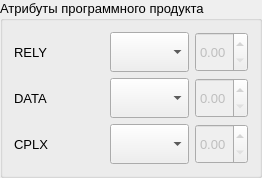
        <widget class="QGroupBox" name="gbSW">
         <property name="font">
          <font>
           <pointsize>10</pointsize>
          </font>
         </property>
         <property name="title">
          <string>Атрибуты программного продукта</string>
         </property>
         <layout class="QGridLayout" name="gridLayout">
          <item row="2" column="2">
           <widget class="QDoubleSpinBox" name="dsbCPLX">
            <property name="enabled">
             <bool>false</bool>
            </property>
            <property name="sizePolicy">
             <sizepolicy hsizetype="Preferred" vsizetype="Preferred">
              <horstretch>0</horstretch>
              <verstretch>0</verstretch>
             </sizepolicy>
            </property>
            <property name="minimumSize">
             <size>
              <width>0</width>
              <height>40</height>
             </size>
            </property>
            <property name="maximumSize">
             <size>
              <width>16777215</width>
              <height>40</height>
             </size>
            </property>
            <property name="maximum">
             <double>2.000000000000000</double>
            </property>
            <property name="singleStep">
             <double>0.050000000000000</double>
            </property>
           </widget>
          </item>
          <item row="1" column="1">
           <widget class="QComboBox" name="cbDATA">
            <property name="sizePolicy">
             <sizepolicy hsizetype="Preferred" vsizetype="Minimum">
              <horstretch>0</horstretch>
              <verstretch>0</verstretch>
             </sizepolicy>
            </property>
            <property name="minimumSize">
             <size>
              <width>0</width>
              <height>40</height>
             </size>
            </property>
            <property name="maximumSize">
             <size>
              <width>16777215</width>
              <height>40</height>
             </size>
            </property>
           </widget>
          </item>
          <item row="1" column="0">
           <widget class="QLabel" name="lblDATA">
            <property name="sizePolicy">
             <sizepolicy hsizetype="Fixed" vsizetype="Preferred">
              <horstretch>0</horstretch>
              <verstretch>0</verstretch>
             </sizepolicy>
            </property>
            <property name="minimumSize">
             <size>
              <width>90</width>
              <height>40</height>
             </size>
            </property>
            <property name="maximumSize">
             <size>
              <width>90</width>
              <height>40</height>
             </size>
            </property>
            <property name="toolTip">
             <string>&lt;html&gt;&lt;head/&gt;&lt;body&gt;&lt;p&gt;Размер базы данных&lt;/p&gt;&lt;/body&gt;&lt;/html&gt;</string>
            </property>
            <property name="text">
             <string>DATA</string>
            </property>
           </widget>
          </item>
          <item row="0" column="2">
           <widget class="QDoubleSpinBox" name="dsbRELY">
            <property name="enabled">
             <bool>false</bool>
            </property>
            <property name="sizePolicy">
             <sizepolicy hsizetype="Preferred" vsizetype="Preferred">
              <horstretch>0</horstretch>
              <verstretch>0</verstretch>
             </sizepolicy>
            </property>
            <property name="minimumSize">
             <size>
              <width>0</width>
              <height>40</height>
             </size>
            </property>
            <property name="maximumSize">
             <size>
              <width>16777215</width>
              <height>40</height>
             </size>
            </property>
            <property name="maximum">
             <double>2.000000000000000</double>
            </property>
            <property name="singleStep">
             <double>0.050000000000000</double>
            </property>
           </widget>
          </item>
          <item row="0" column="0">
           <widget class="QLabel" name="lblRELY">
            <property name="sizePolicy">
             <sizepolicy hsizetype="Fixed" vsizetype="Preferred">
              <horstretch>0</horstretch>
              <verstretch>0</verstretch>
             </sizepolicy>
            </property>
            <property name="minimumSize">
             <size>
              <width>90</width>
              <height>40</height>
             </size>
            </property>
            <property name="maximumSize">
             <size>
              <width>90</width>
              <height>40</height>
             </size>
            </property>
            <property name="toolTip">
             <string>&lt;html&gt;&lt;head/&gt;&lt;body&gt;&lt;p&gt;Требуемая надежность&lt;/p&gt;&lt;/body&gt;&lt;/html&gt;</string>
            </property>
            <property name="text">
             <string>RELY</string>
            </property>
           </widget>
          </item>
          <item row="0" column="1">
           <widget class="QComboBox" name="cbRELY">
            <property name="sizePolicy">
             <sizepolicy hsizetype="Preferred" vsizetype="Minimum">
              <horstretch>0</horstretch>
              <verstretch>0</verstretch>
             </sizepolicy>
            </property>
            <property name="minimumSize">
             <size>
              <width>0</width>
              <height>40</height>
             </size>
            </property>
            <property name="maximumSize">
             <size>
              <width>16777215</width>
              <height>40</height>
             </size>
            </property>
           </widget>
          </item>
          <item row="2" column="0">
           <widget class="QLabel" name="lblCPLX">
            <property name="sizePolicy">
             <sizepolicy hsizetype="Fixed" vsizetype="Preferred">
              <horstretch>0</horstretch>
              <verstretch>0</verstretch>
             </sizepolicy>
            </property>
            <property name="minimumSize">
             <size>
              <width>90</width>
              <height>40</height>
             </size>
            </property>
            <property name="maximumSize">
             <size>
              <width>90</width>
              <height>40</height>
             </size>
            </property>
            <property name="toolTip">
             <string>&lt;html&gt;&lt;head/&gt;&lt;body&gt;&lt;p&gt;Сложность продукта&lt;/p&gt;&lt;/body&gt;&lt;/html&gt;</string>
            </property>
            <property name="text">
             <string>CPLX</string>
            </property>
           </widget>
          </item>
          <item row="1" column="2">
           <widget class="QDoubleSpinBox" name="dsbDATA">
            <property name="enabled">
             <bool>false</bool>
            </property>
            <property name="sizePolicy">
             <sizepolicy hsizetype="Preferred" vsizetype="Preferred">
              <horstretch>0</horstretch>
              <verstretch>0</verstretch>
             </sizepolicy>
            </property>
            <property name="minimumSize">
             <size>
              <width>0</width>
              <height>40</height>
             </size>
            </property>
            <property name="maximumSize">
             <size>
              <width>16777215</width>
              <height>40</height>
             </size>
            </property>
            <property name="maximum">
             <double>2.000000000000000</double>
            </property>
            <property name="singleStep">
             <double>0.050000000000000</double>
            </property>
           </widget>
          </item>
          <item row="2" column="1">
           <widget class="QComboBox" name="cbCPLX">
            <property name="sizePolicy">
             <sizepolicy hsizetype="Preferred" vsizetype="Minimum">
              <horstretch>0</horstretch>
              <verstretch>0</verstretch>
             </sizepolicy>
            </property>
            <property name="minimumSize">
             <size>
              <width>0</width>
              <height>40</height>
             </size>
            </property>
            <property name="maximumSize">
             <size>
              <width>16777215</width>
              <height>40</height>
             </size>
            </property>
           </widget>
          </item>
         </layout>
        </widget>
